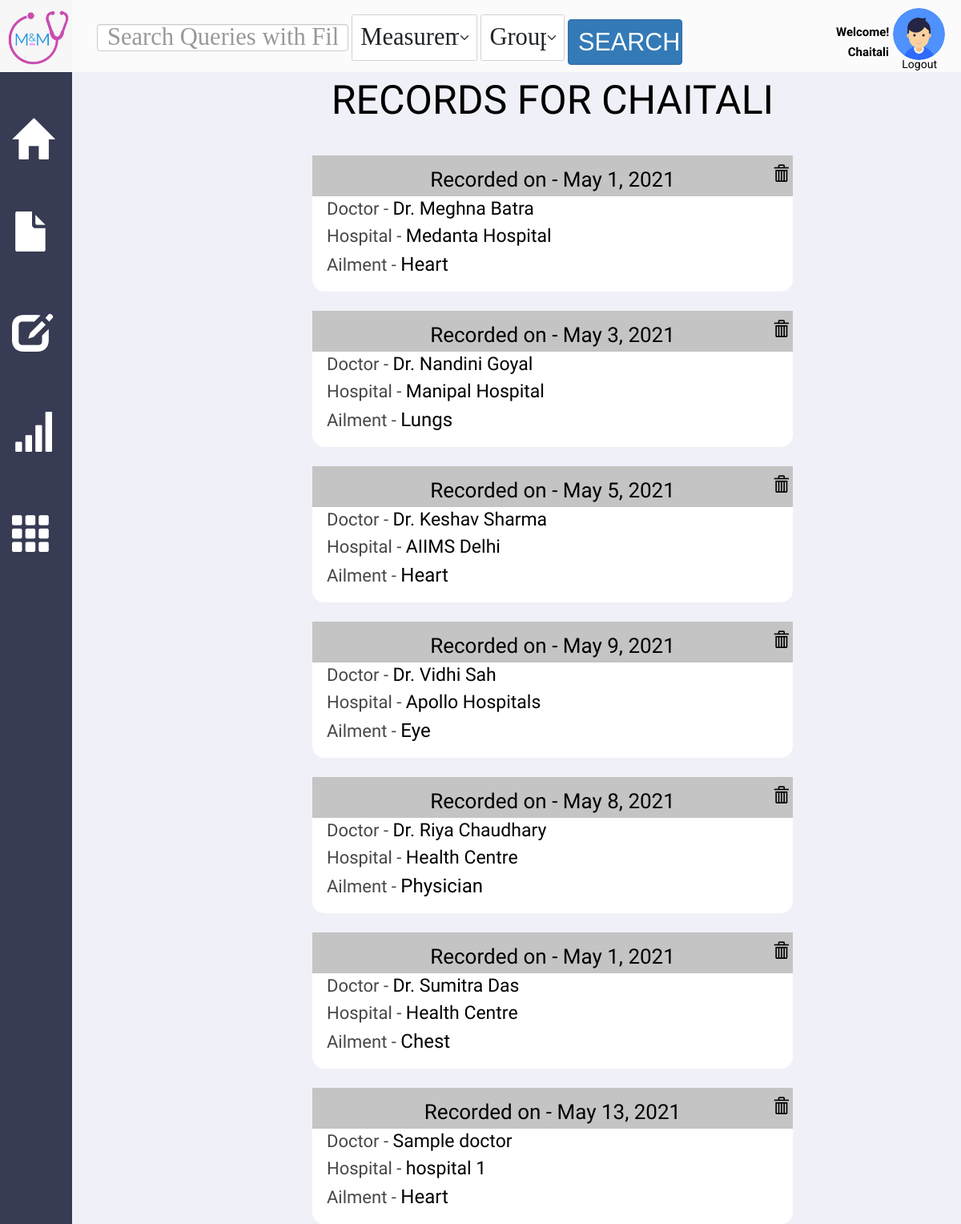
The app's page /record/view/ (signed in) with its own data.
### Record/models.py (models this page shows)
class Record(models.Model):
    patient = models.ForeignKey(User, on_delete=models.CASCADE)
    date = models.DateTimeField(default=timezone.now)
    doctor_name = models.CharField(max_length=100, blank=True)
    hospital_name = models.CharField(max_length=100, blank=True)
    ailment_type = models.CharField(max_length=100)

### Record/views.py (the view)
# urls.py: path('view/', views.view_records, name="view_records"),
def view_records(request):
    user = request.user
    if user.is_authenticated:
        records = Record.objects.filter(patient=user)
        print(records)
        return render(request, "view_records.html", {'records': records})
    return redirect('/login')

### Record/templates/view_records.html (shortened to what this page needs)
{% extends "base_page.html" %}
{% load static %}
{% block content %}
	<div class="v553_87">
		<div class="records_for">
				Records for {{user}}
		</div>
		{% for record in records %}
		<div class="record_box" onclick="directTo({{record.pk}})">
			<div class="v800">
			</div>
			<span class="record_date" >
				Recorded on - {{record.date.date}}
				<a href="/record/delete/{{ record.pk }}/" style="text-decoration: none; color: inherit;" onclick="return confirmation()">
					<span class="glyphicon glyphicon-trash" id="delete-icon"></span>
				</a>
			</span>
			<span class="record_doctor">
				<span class="doctor_label">
					Doctor -
				</span>
				<span class="doctor_name">
					{{record.doctor_name}}
				</span>
			</span>
			<span class="record_hospital">
				<span class="hospital_label">
					Hospital -
				</span>
				<span class="hospital_name">
					{{record.hospital_name}}
				</span>
			</span>
			<span class="record_ailment">
				<span class="ailment_label">
					Ailment  -
				</span>
				<span class="ailment">
					{{record.ailment_type}}
				</span>
			</span>
		</div>
		{% endfor %}
	</div>
{% endblock %}

### UserProfile/templates/base_page.html (shortened to what this page needs)
{% load static %}
<!DOCTYPE html>
<html>
    <head>
        <link href="{% static 'css/base_page.css' %}" rel="stylesheet" />
        <link href="{% static 'css/medicines_main.css' %}" rel="stylesheet" />
        <link href="{% static 'css/show_med.css' %}" rel="stylesheet"/>
        <link href="{% static 'css/dashboard1.css' %}" rel="stylesheet" />
        <link href="{% static 'css/allergy_form.css' %}" rel="stylesheet" />
        <link href="{% static 'css/allergy_main.css' %}" rel="stylesheet"/>
        <link href="{% static 'css/report_view.css' %}" rel="stylesheet" />
        <link href="{% static 'css/report_form.css' %}" rel="stylesheet" />
        <link href="{% static 'css/record_view.css' %}" rel="stylesheet" />
        <link href="{% static 'css/record_form.css' %}" rel="stylesheet" />
        <link href="{% static 'css/measurement.css' %}" rel="stylesheet" />
        <link href="{% static 'css/measurement_group_form.css' %}" rel="stylesheet" />
        <link href="{% static 'css/medicine_form.css' %}" rel="stylesheet" />
        <link href="{% static 'css/chart.css' %}" rel="stylesheet" />
        <link href="{% static 'css/blog.css' %}" rel="stylesheet" />
        <link rel="stylesheet" href="https://maxcdn.bootstrapcdn.com/bootstrap/3.3.7/css/bootstrap.min.css">
        <link href="{% static 'css/add_files.css' %}" rel="stylesheet" />
        <link href="{% static 'css/view_record.css' %}" rel="stylesheet" />
        <link href="{% static 'css/view_allergy.css' %}" rel="stylesheet" />
        <link href="{% static 'css/view_report.css' %}" rel="stylesheet" />
        <link href="https://cdn.jsdelivr.net/npm/bootstrap@5.0.0/dist/css/bootstrap.min.css" rel="stylesheet">
        <link rel="stylesheet" href="https://maxcdn.bootstrapcdn.com/bootstrap/3.3.7/css/bootstrap.min.css">
        <link rel="stylesheet" href="https://maxcdn.bootstrapcdn.com/bootstrap/3.4.0/css/bootstrap.min.css">
        <link rel="stylesheet" href="https://maxcdn.bootstrapcdn.com/bootstrap/3.4.0/css/bootstrap.min.css">
    </head>
    <body>
        <div class="v414_65">
            <div class= "upper_bar">
            <div class="search_form">
            <nav class="navbar navbar-expand-lg navbar-light bg-transparent" >
              <div class="container-fluid">
                  <div class="collapse navbar-collapse" id="navbarSupportedContent">
                  <form action="{% url 'search' %}" method="GET">
                    <input type="text" class="form-control" style="max-width: 30%; font-family: Georgia; font-size: 2vh;" name="search-query" id="search-query" placeholder="Search Queries with Filters">
                    <select class="form-select form-select-lg mb-3" style="font-family: Georgia; font-size: 2vh; max-width: 15%; display: inline;" id="search-for" onchange="setAttributesForModel()" name="search-for">
                        <option value="MeasurementGroup">MeasurementGroup</option>
                    </select>
                    <select class="form-select form-select-lg mb-3" style="font-family: Georgia; font-size: 2vh; max-width: 10%; display: inline;" id="search-by" name="search-by" onchange="setPlaceholders()">
                        <option class="attributes MeasurementGroup" value="Group-Name">Group-Name</option>
                    </select>
                    <button class="btn btn-primary" type="submit" onclick="btnclicked()" style="font-family: Helvetica; font-size: 2vh; max-width: 142.5px; display: inline;">Search</button>
                  </form>
                </div>
              </div>
            </nav>
        </div>
            </div>
            <div class="v414_66"></div>
                <a class="glyphicon glyphicon-home" href="/dashboard" id= "icon0" title="Dashboard"> </a>
                <a class="glyphicon glyphicon-file" href="/record/add" id= "icon1" title="Add Record"> </a>
                <a class="glyphicon glyphicon-edit" href="/report/add" id="icon2" title="Add Report"></a>
                <a class="glyphicon glyphicon-signal" href="/measure/add-measurement/" id="icon3" title="Add Measurements"></a>
                <a class="glyphicon glyphicon-th" href="/medicine/" id="icon4" title="Your Medicines"></a>
            <div class="v414_71">
                {% block content %}
                {% endblock content%}
            </div>
            <a class="v414_73" href="/dashboard"></a>
            </div>
            <div class="v414_88">
            </div>
                            <span class="v414_90">Welcome!</span>
                {% if user.is_authenticated %}
                <span class="name"> <span class="v414_89">{{user}}</span></span>
                    <span class="v277_74">
                    <a class="" style = " font-weight: Medium ; color: black; font-family: "Roboto" ; font-size: 14px" href="/logout">Logout</a>
                    </span>
                {% else %}
                    <span class="v277_74">
                    <a class="" style = " font-weight: Medium ; color: black; font-family: "Roboto" ; font-size: 14px" href="/login">Login</a>
                    </span>
                {% endif %}
    </body>
</html>

### static/css/base_page.css (style rules this page uses)
* { box-sizing: border-box; }
body { font-size: 14px; background: rgba(255,255,255,1); }
.search_form { margin-left: 90px; margin-top: 12px; min-width: 750px; }
.upper_bar { background: rgb(251 251 251); width: 100%; height: 100px; position: absolute; }
.v414_65 { width: 100%; height: 100%; background: rgb(240,242,249); opacity: 1; position: absolute; top: 0px; left: 0px; overflow: hidden; }
.v414_66 { width: 90px; height: 100%; background: rgba(55,59,83,1); opacity: 1; position: absolute; top: 90px; left: 0px; overflow: hidden; }
.name { color: #fff; width: 100%; }
.v414_71 { width: 100%; height: 100%; background: #F0F2F9; opacity: 1; position: absolute; top: 90px; left: 90px; overflow: scroll; margin-bottom: 90px; margin-right: 90px; }
.v414_73 { width: 80px; height: 70px; background: url("../images/logo.png"); background-repeat: no-repeat; background-position: center center; background-size: cover; opacity: 1; position: absolute; top: 12px; left: 8px; overflow: hidden; }
.v414_88 { width: 65px; height: 65px; background: url("../images/avatar.jpg"); background-repeat: no-repeat; background-size: cover; opacity: 1; position: absolute; top: 10px; right: 20px; border-radius: 50%; }
.v414_89 { width: 100%; color: rgba(0,0,0,1); position: absolute; top: 55px; right: 90px; font-family: Roboto; font-weight: bold; font-size: 15px; opacity: 1; text-align: right; }
.v414_90 { width: 101px; color: rgba(0,0,0,1); position: absolute; top: 30px; right: 55px; font-family: Roboto; font-weight: bold; font-size: 15px; opacity: 1; }
.name { color: #fff; }
.v277_74 { width: 100%; color: rgba(0,0,0,1); position: absolute; top: 70px; right: 30px; font-family: Roboto; font-weight: Medium; font-size: 14px; opacity: 1; text-align: right; }
#icon0 { width: 50px; color: rgba(255,255,255,1); position: absolute; top: 150px; left: 15px; font-size: 50px; opacity: 1; text-align: center; }
#icon1 { width: 50px; color: rgba(255,255,255,1); position: absolute; top: 265px; left: 15px; font-size: 50px; opacity: 1; text-align: center; }
#icon2 { width: 50px; color: rgba(255,255,255,1); position: absolute; top: 390px; left: 15px; font-size: 50px; opacity: 1; text-align: center; }
#icon3 { width: 50px; color: rgba(255,255,255,1); position: absolute; top: 515px; left: 15px; font-size: 50px; opacity: 1; text-align: center; }
#icon4 { width: 50px; color: rgba(255,255,255,1); position: absolute; top: 640px; left: 15px; font-size: 50px; opacity: 1; text-align: center; }

### static/css/medicines_main.css (style rules this page uses)
* { box-sizing: border-box; }
body { font-size: 14px; }

### static/css/show_med.css (style rules this page uses)
* { box-sizing: border-box; }
body { font-size: 14px; }
.v553_87 { width: 100%; height: 100%; background: rgba(240,241,248,1); opacity: ; position: absolute; top: -90px; left: 0px; overflow-y:scroll; overflow-x: hidden; }

### static/css/dashboard1.css (style rules this page uses)
* { box-sizing: border-box; }
body { font-size: 14px; }

### static/css/allergy_form.css (style rules this page uses)
* { box-sizing: border-box; }
body { font-size: 14px; }

### static/css/allergy_main.css (style rules this page uses)
* { box-sizing: border-box; }
body { font-size: 14px; }

### static/css/report_view.css (style rules this page uses)
* { box-sizing: border-box; }
body { font-size: 14px; background: #F0F2F9; }
.hospital_label { font-size: 22px; color: rgba(71,71,71,1); }

### static/css/report_form.css (style rules this page uses)
* { box-sizing: border-box; }
body { font-size: 14px; }

### static/css/record_form.css (style rules this page uses)
* { box-sizing: border-box; }
body { font-size: 14px; }

### static/css/measurement.css (style rules this page uses)
* { box-sizing: border-box; }
body { font-size: 14px; }

### static/css/measurement_group_form.css (style rules this page uses)
* { box-sizing: border-box; }
body { font-size: 14px; }

### static/css/medicine_form.css (style rules this page uses)
* { box-sizing: border-box; }
body { font-size: 14px; }

### static/css/blog.css (style rules this page uses)
*, *::before, *::after { box-sizing: border-box; }
html { background-color: #ecf9ff; }
body { color: #272727; font-family: 'Quicksand', serif; font-style: normal; font-weight: 400; letter-spacing: 0; padding: 2rem; }
.btn { color: #ffffff; padding: 0.8rem; font-size: 14px; text-transform: uppercase; border-radius: 4px; font-weight: 400; display: block; width: 100%; cursor: pointer; border: 1px solid rgba(255, 255, 255, 0.2); background: transparent; }

### static/css/add_files.css (style rules this page uses)
* { box-sizing: border-box; }
body { font-size: 14px; }

### static/css/view_record.css (style rules this page uses)
* { box-sizing: border-box; }
body { font-size: 14px; }

### static/css/view_allergy.css (style rules this page uses)
* { box-sizing: border-box; }
body { font-size: 14px; }

### static/css/view_report.css (style rules this page uses)
* { box-sizing: border-box; }
body { font-size: 14px; }

### records on screen
Record: date "May 1, 2021", doctor_name "Dr. Meghna Batra", hospital_name "Medanta Hospital", ailment_type "Heart"
Record: date "May 3, 2021", doctor_name "Dr. Nandini Goyal", hospital_name "Manipal Hospital", ailment_type "Lungs"
Record: date "May 5, 2021", doctor_name "Dr. Keshav Sharma", hospital_name "AIIMS Delhi", ailment_type "Heart"
Record: date "May 9, 2021", doctor_name "Dr. Vidhi Sah", hospital_name "Apollo Hospitals", ailment_type "Eye"
Record: date "May 8, 2021", doctor_name "Dr. Riya Chaudhary", hospital_name "Health Centre", ailment_type "Physician"
Record: date "May 1, 2021", doctor_name "Dr. Sumitra Das", hospital_name "Health Centre", ailment_type "Chest"
Record: date "May 13, 2021", doctor_name "Sample doctor", hospital_name "hospital 1", ailment_type "Heart"

### other values on screen
{{ user }} "CHAITALI"
{{ user }} "Chaitali"
